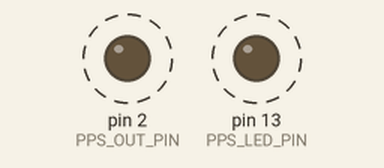
This sketch was run on a simulated Arduino Uno, built with avr-gcc and run on an emulated ATmega328P. On the bench: output pins drawn as LEDs (lit = HIGH). Dashed ring = blinking.

Above: at 0.5 s.
Timing chart, 0 to 3.0 s (numbered marks = the images above):
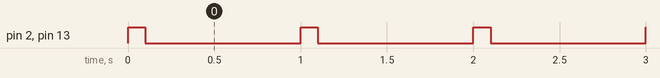

Measured:
- by itself, pin 2 (PPS_OUT_PIN), pin 13 (PPS_LED_PIN): alternates HIGH for 0.10 s and LOW for 0.90 s

The sketch:

Arduino-Signal-1PPS.ino
```cpp
#include <avr/io.h>
#include <avr/interrupt.h>

/* ===================== PINS ===================== */

#define PPS_LED_PIN LED_BUILTIN  // Arduino Uno built-in LED (D13 / PB5)
#define PPS_OUT_PIN 2            // 1PPS output pin (D2 / PD2)

/* ===================== TIMING ===================== */

// Timer1: 16 MHz / 64 = 250 kHz -> 4 us per tick
// 100 ms = 25,000 ticks -> OCR1A = 24,999 in CTC mode
#define TIMER1_OCR_100MS 24999U

static volatile uint8_t s_slot_100ms = 0;

ISR(TIMER1_COMPA_vect) {
  // Slot 0: start pulse, Slot 1: end pulse, Slots 2-9: keep low
  if (s_slot_100ms == 0) {
    PORTD |= _BV(PORTD2);  // D2 high
    PORTB |= _BV(PORTB5);  // D13 high
  } else if (s_slot_100ms == 1) {
    PORTD &= ~_BV(PORTD2);  // D2 low
    PORTB &= ~_BV(PORTB5);  // D13 low
  }

  s_slot_100ms++;
  if (s_slot_100ms >= 10) {
    s_slot_100ms = 0;
  }
}

static void timer1_init_100ms_tick(void) {
  cli();

  // Optional: stop Arduino's Timer0 ISR (millis/micros/delay) to reduce extra jitter.
  TIMSK0 = 0;

  TCCR1A = 0;
  TCCR1B = 0;
  TCNT1 = 0;

  OCR1A = TIMER1_OCR_100MS;
  TCCR1B |= _BV(WGM12);             // CTC mode
  TCCR1B |= _BV(CS11) | _BV(CS10);  // prescaler = 64
  TIMSK1 |= _BV(OCIE1A);            // enable compare A interrupt

  sei();
}

/* ===================== ARDUINO ===================== */

void setup() {
  pinMode(PPS_LED_PIN, OUTPUT);
  pinMode(PPS_OUT_PIN, OUTPUT);
  digitalWrite(PPS_LED_PIN, LOW);
  digitalWrite(PPS_OUT_PIN, LOW);

  timer1_init_100ms_tick();
}

void loop() {
  // Timing is handled entirely in Timer1 ISR.
}
```
